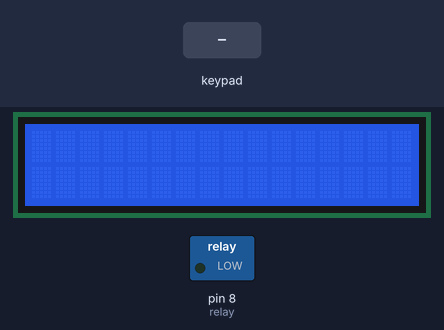
Simulated run of this sketch. Board: Arduino Uno, built with avr-gcc and run on an emulated ATmega328P. Parts: 16×2 character LCD, switched loads named in the sketch (green lamp = pin HIGH). The test bench sets the inputs (shaded band).

Above: at 1.2 s.
1.3 s: keypad keys * * * * pressed 0.4 s apart
At 3.5 s:
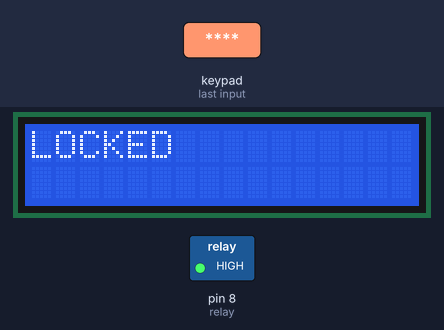
5.5 s: keypad keys 1 2 3 4 pressed 0.4 s apart
At 7.9 s:
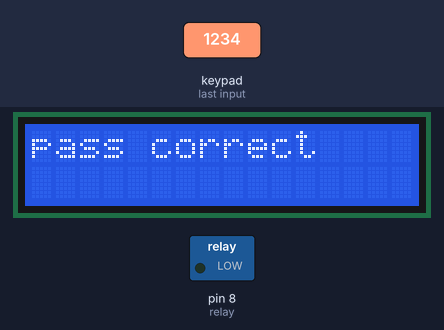
9.7 s: keypad keys 4 5 6 7 pressed 0.4 s apart
At 12.2 s:
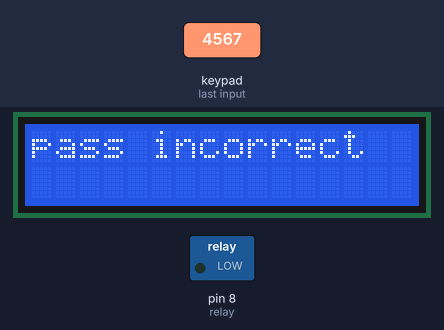
13.9 s: key '1' pressed
At 15.1 s:
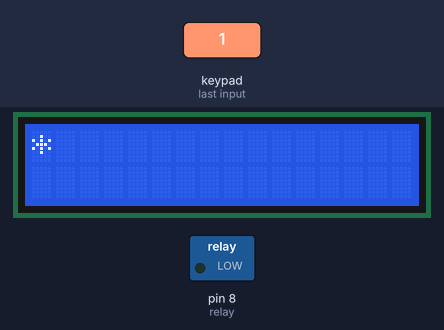
15.4 s: key '2' pressed
At 16.5 s:
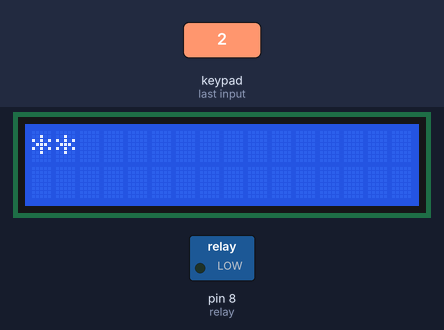
Timing chart, 0 to 17.9 s (numbered marks = the images above; inputs shaded):
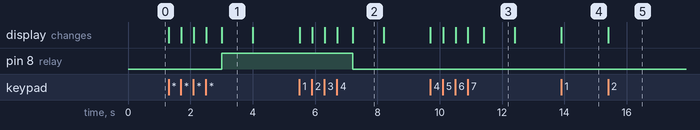

The sketch:

final_code.ino
```cpp
#include <Keypad.h>
#include <LiquidCrystal.h>
const int ROW_NUM = 4; //four rows
const int COLUMN_NUM = 4; //three columns
int c=0;
int re=0;
int pos = 0;
const int rs = A0, en = A1, d4 = A2, d5 = A3, d6 = A4, d7 = A5;
LiquidCrystal lcd(rs, en, d4, d5, d6, d7);
char keys[ROW_NUM][COLUMN_NUM] = {
  {'1', '2', '3', 'A'},
  {'4', '5', '6', 'B'},
  {'7', '8', '9', 'C'},
  {'*', '0', '#', 'D'}
};
byte pin_rows[ROW_NUM] = {4,5,6,7}; //connect to the row pinouts of the keypad
byte pin_column[COLUMN_NUM] = {1,2,3}; //connect to the column pinouts of the keypad
int relay=8;
Keypad keypad = Keypad( makeKeymap(keys), pin_rows, pin_column, ROW_NUM, COLUMN_NUM );
String password = "1234"; // change your password here
String input_password;
void setup(){
  lcd.begin(16, 2);
  input_password.reserve(32);
  pinMode(relay,OUTPUT);
}
void loop(){
  char key = keypad.getKey();
  if (key)
  {
    lcd.print("*");
    input_password+=key;
    c++;
  }
  if(c==4)
  {
  check(input_password);
  }
}
void check(String p)
{
  if(p==password)
  {
    lcd.setCursor(0, 0);
    lcd.clear();
    delay(500);
    lcd.print("pass correct");
    digitalWrite(relay,LOW);
    delay(1000);
    lcd.clear();
    lcd.setCursor(0,0);
    c=0;
    input_password="";
  }
  else if(p=="****")
  {
    lcd.setCursor(0, 0);
    lcd.clear();
    delay(500);
    lcd.print("LOCKED");
    digitalWrite(relay,HIGH);
    delay(1000);
    lcd.clear();
    lcd.setCursor(0,0);
    c=0;
    input_password="";
  }
  else
  {
    lcd.setCursor(0, 0);
    lcd.clear();
    delay(500);
    lcd.print("pass incorrect");
    delay(1000);
    lcd.clear();
    lcd.setCursor(0,0);
    c=0;
    input_password="";
  }
}
```

Measured:
- after the input at 1.3 s, pin 8 (relay): LOW → HIGH after 1.7 s; the display: first changes at once (image 1 shows a later state)
- after the input at 5.5 s, pin 8 (relay): HIGH → LOW after 1.7 s; the display: first changes at once (image 2 shows a later state)
- after the input at 9.7 s, the display: first changes at once (image 3 shows a later state)
- after the input at 13.9 s, the display: changes at once (image 4)
- after the input at 15.4 s, the display: changes at once (image 5)
- what the display in image 1 shows lasts 1.0 s, from 3.0 s to 4.0 s
